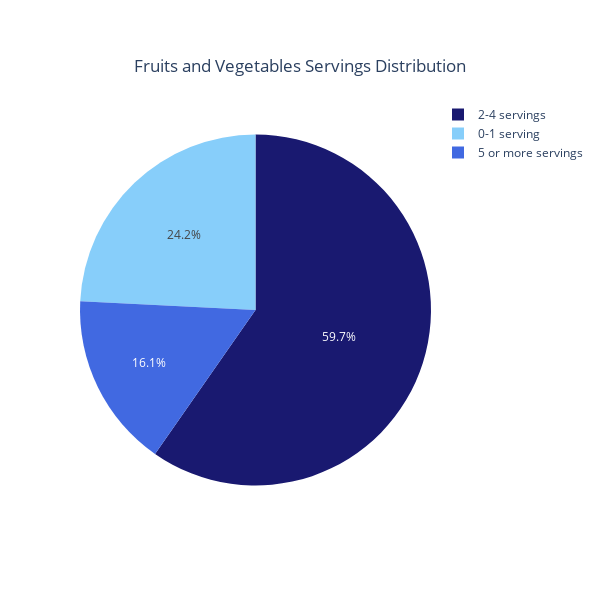

The notebook cell saved with this chart:
### Code cell
# Data
labels = ['0-1 serving', '2-4 servings', '5 or more servings']
percentages = [24.2, 59.7, 16.1]

# Specify custom colors for each label
custom_colors = {
    '0-1 serving': 'lightskyblue',
    '2-4 servings': 'midnightblue',
    '5 or more servings': 'royalblue'
}

# Create a DataFrame
data = {'Servings': labels, 'Percentage': percentages}
df = pd.DataFrame(data)

# Plotting the pie chart with custom colors
fig = px.pie(df, values='Percentage', names='Servings',
             title='Fruits and Vegetables Servings Distribution',
             color='Servings', color_discrete_map=custom_colors,
             height=600, width=600)

# Update layout
fig.update_layout(
    title_x=0.5,  # Center the title
    title_y=0.9,  # Adjust title position
    uniformtext_minsize=12,  # Set text size
    uniformtext_mode='hide'  # Hide text if it doesn't fit
)

fig.show()

### Figure 1 — Plotly figure (JSON) as saved in the notebook; plotly's stock layout.template omitted (floating-point values rounded to 4 significant figures)
{"data": [{"customdata": [["0-1 serving"], ["2-4 servings"], ["5 or more servings"]], "domain": {"x": [0, 1], "y": [0, 1]}, "hovertemplate": "Servings=%{customdata[0]}<br>Percentage=%{value}<extra></extra>", "labels": ["0-1 serving", "2-4 servings", "5 or more servings"], "legendgroup": "", "marker": {"colors": ["lightskyblue", "midnightblue", "royalblue"]}, "name": "", "showlegend": true, "type": "pie", "values": [24.2, 59.7, 16.1]}], "layout": {"height": 600, "legend": {"tracegroupgap": 0}, "title": {"text": "Fruits and Vegetables Servings Distribution", "x": 0.5, "y": 0.9}, "uniformtext": {"minsize": 12, "mode": "hide"}, "width": 600}}
